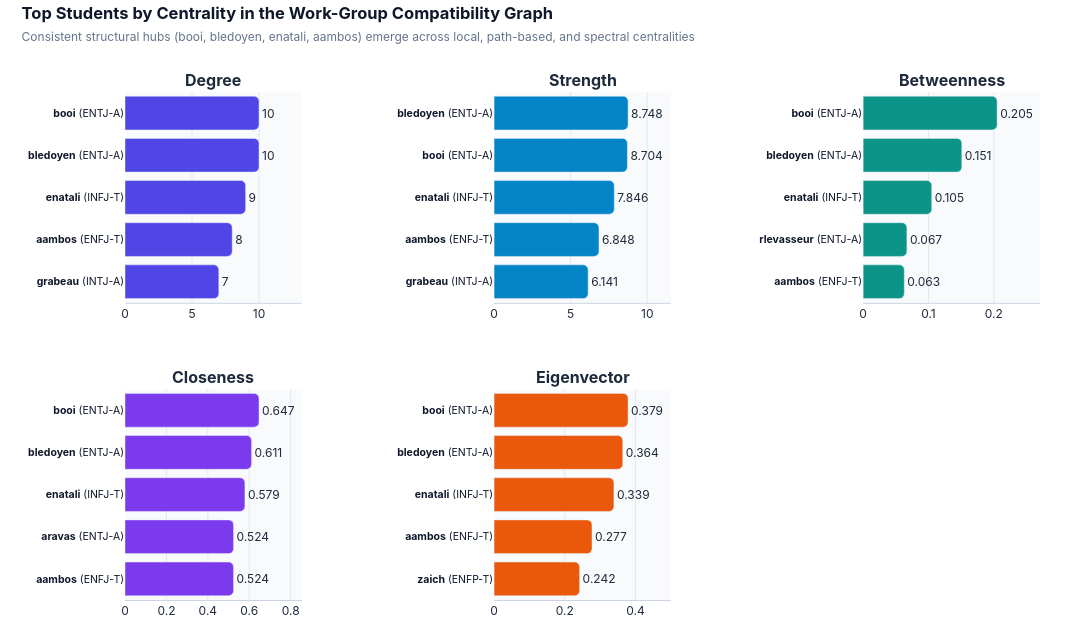

Notebook source saved alongside this figure:
### Code cell
# Each centrality measure gets its own panel and scale; labels include MBTI type.
centrality_measures = ["Degree", "Strength", "Betweenness", "Closeness", "Eigenvector"]
measure_colors = ["#4F46E5", "#0284C7", "#0D9488", "#7C3AED", "#EA580C"]

fig_cent = make_subplots(
    rows=2,
    cols=3,
    subplot_titles=[f"<b>{m}</b>" for m in centrality_measures] + [""],
    horizontal_spacing=0.21,
    vertical_spacing=0.17,
)
for idx, (measure, mcol) in enumerate(zip(centrality_measures, measure_colors)):
    r_idx, c_idx = divmod(idx, 3)
    top_students = compatibility_centrality.nlargest(5, measure).sort_values(measure)
    labels = [f"<b>{row.Student}</b> ({row.MBTI})" for row in top_students.itertuples()]
    fmt_str = "{:.0f}" if measure == "Degree" else "{:.3f}"
    fig_cent.add_trace(
        go.Bar(
            x=top_students[measure],
            y=labels,
            orientation="h",
            marker=dict(color=mcol, cornerradius=5),
            text=[fmt_str.format(v) for v in top_students[measure]],
            textposition="outside",
            showlegend=False,
        ),
        row=r_idx + 1,
        col=c_idx + 1,
    )
    fig_cent.update_xaxes(
        range=[0, float(top_students[measure].max()) * 1.32],
        gridcolor="#E2E8F0",
        linecolor="#CBD5E1",
        row=r_idx + 1,
        col=c_idx + 1,
    )
    fig_cent.update_yaxes(tickfont=dict(size=10.5, color="#0F172A"), row=r_idx + 1, col=c_idx + 1)

fig_cent.update_layout(
    title=dict(
        text="<b>Top Students by Centrality in the Work-Group Compatibility Graph</b><br><span style='font-size:12px;color:#64748B;font-weight:400'>Consistent structural hubs (booi, bledoyen, enatali, aambos) emerge across local, path-based, and spectral centralities</span>",
        x=0.02,
        y=0.97,
        font=dict(size=16.5, color="#0F172A", family="Inter, -apple-system, sans-serif"),
    ),
    width=1080,
    height=640,
    paper_bgcolor="#FFFFFF",
    plot_bgcolor="#F8FAFC",
    font=dict(family="Inter, -apple-system, sans-serif", color="#1E293B"),
    margin=dict(l=125, r=40, t=92, b=40),
)
fig_cent.show()

### Figure 1 — Plotly figure (JSON) as saved in the notebook; plotly's stock layout.template omitted (floating-point values rounded to 4 significant figures)
{"data": [{"marker": {"color": "#4F46E5", "cornerradius": 5}, "orientation": "h", "showlegend": false, "text": ["7", "8", "9", "10", "10"], "textposition": "outside", "type": "bar", "x": [7, 8, 9, 10, 10], "xaxis": "x", "y": ["<b>grabeau</b> (INTJ-A)", "<b>aambos</b> (ENFJ-T)", "<b>enatali</b> (INFJ-T)", "<b>bledoyen</b> (ENTJ-A)", "<b>booi</b> (ENTJ-A)"], "yaxis": "y"}, {"marker": {"color": "#0284C7", "cornerradius": 5}, "orientation": "h", "showlegend": false, "text": ["6.141", "6.848", "7.846", "8.704", "8.748"], "textposition": "outside", "type": "bar", "x": [6.141, 6.848, 7.846, 8.704, 8.748], "xaxis": "x2", "y": ["<b>grabeau</b> (INTJ-A)", "<b>aambos</b> (ENFJ-T)", "<b>enatali</b> (INFJ-T)", "<b>booi</b> (ENTJ-A)", "<b>bledoyen</b> (ENTJ-A)"], "yaxis": "y2"}, {"marker": {"color": "#0D9488", "cornerradius": 5}, "orientation": "h", "showlegend": false, "text": ["0.063", "0.067", "0.105", "0.151", "0.205"], "textposition": "outside", "type": "bar", "x": [0.063, 0.067, 0.105, 0.151, 0.205], "xaxis": "x3", "y": ["<b>aambos</b> (ENFJ-T)", "<b>rlevasseur</b> (ENTJ-A)", "<b>enatali</b> (INFJ-T)", "<b>bledoyen</b> (ENTJ-A)", "<b>booi</b> (ENTJ-A)"], "yaxis": "y3"}, {"marker": {"color": "#7C3AED", "cornerradius": 5}, "orientation": "h", "showlegend": false, "text": ["0.524", "0.524", "0.579", "0.611", "0.647"], "textposition": "outside", "type": "bar", "x": [0.524, 0.524, 0.579, 0.611, 0.647], "xaxis": "x4", "y": ["<b>aambos</b> (ENFJ-T)", "<b>aravas</b> (ENTJ-A)", "<b>enatali</b> (INFJ-T)", "<b>bledoyen</b> (ENTJ-A)", "<b>booi</b> (ENTJ-A)"], "yaxis": "y4"}, {"marker": {"color": "#EA580C", "cornerradius": 5}, "orientation": "h", "showlegend": false, "text": ["0.242", "0.277", "0.339", "0.364", "0.379"], "textposition": "outside", "type": "bar", "x": [0.242, 0.277, 0.339, 0.364, 0.379], "xaxis": "x5", "y": ["<b>zaich</b> (ENFP-T)", "<b>aambos</b> (ENFJ-T)", "<b>enatali</b> (INFJ-T)", "<b>bledoyen</b> (ENTJ-A)", "<b>booi</b> (ENTJ-A)"], "yaxis": "y5"}], "layout": {"annotations": [{"font": {"size": 16}, "showarrow": false, "text": "<b>Degree</b>", "x": 0.09667, "xanchor": "center", "xref": "paper", "y": 1.0, "yanchor": "bottom", "yref": "paper"}, {"font": {"size": 16}, "showarrow": false, "text": "<b>Strength</b>", "x": 0.5, "xanchor": "center", "xref": "paper", "y": 1.0, "yanchor": "bottom", "yref": "paper"}, {"font": {"size": 16}, "showarrow": false, "text": "<b>Betweenness</b>", "x": 0.9033, "xanchor": "center", "xref": "paper", "y": 1.0, "yanchor": "bottom", "yref": "paper"}, {"font": {"size": 16}, "showarrow": false, "text": "<b>Closeness</b>", "x": 0.09667, "xanchor": "center", "xref": "paper", "y": 0.415, "yanchor": "bottom", "yref": "paper"}, {"font": {"size": 16}, "showarrow": false, "text": "<b>Eigenvector</b>", "x": 0.5, "xanchor": "center", "xref": "paper", "y": 0.415, "yanchor": "bottom", "yref": "paper"}], "font": {"color": "#1E293B", "family": "Inter, -apple-system, sans-serif"}, "height": 640, "margin": {"b": 40, "l": 125, "r": 40, "t": 92}, "paper_bgcolor": "#FFFFFF", "plot_bgcolor": "#F8FAFC", "title": {"font": {"color": "#0F172A", "family": "Inter, -apple-system, sans-serif", "size": 16.5}, "text": "<b>Top Students by Centrality in the Work-Group Compatibility Graph</b><br><span style='font-size:12px;color:#64748B;font-weight:400'>Consistent structural hubs (booi, bledoyen, enatali, aambos) emerge across local, path-based, and spectral centralities</span>", "x": 0.02, "y": 0.97}, "width": 1080, "xaxis": {"anchor": "y", "domain": [0.0, 0.1933], "gridcolor": "#E2E8F0", "linecolor": "#CBD5E1", "range": [0, 13.2]}, "xaxis2": {"anchor": "y2", "domain": [0.4033, 0.5967], "gridcolor": "#E2E8F0", "linecolor": "#CBD5E1", "range": [0, 11.55]}, "xaxis3": {"anchor": "y3", "domain": [0.8067, 1.0], "gridcolor": "#E2E8F0", "linecolor": "#CBD5E1", "range": [0, 0.2706]}, "xaxis4": {"anchor": "y4", "domain": [0.0, 0.1933], "gridcolor": "#E2E8F0", "linecolor": "#CBD5E1", "range": [0, 0.854]}, "xaxis5": {"anchor": "y5", "domain": [0.4033, 0.5967], "gridcolor": "#E2E8F0", "linecolor": "#CBD5E1", "range": [0, 0.5003]}, "xaxis6": {"anchor": "y6", "domain": [0.8067, 1.0]}, "yaxis": {"anchor": "x", "domain": [0.585, 1.0], "tickfont": {"color": "#0F172A", "size": 10.5}}, "yaxis2": {"anchor": "x2", "domain": [0.585, 1.0], "tickfont": {"color": "#0F172A", "size": 10.5}}, "yaxis3": {"anchor": "x3", "domain": [0.585, 1.0], "tickfont": {"color": "#0F172A", "size": 10.5}}, "yaxis4": {"anchor": "x4", "domain": [0.0, 0.415], "tickfont": {"color": "#0F172A", "size": 10.5}}, "yaxis5": {"anchor": "x5", "domain": [0.0, 0.415], "tickfont": {"color": "#0F172A", "size": 10.5}}, "yaxis6": {"anchor": "x6", "domain": [0.0, 0.415]}}}
